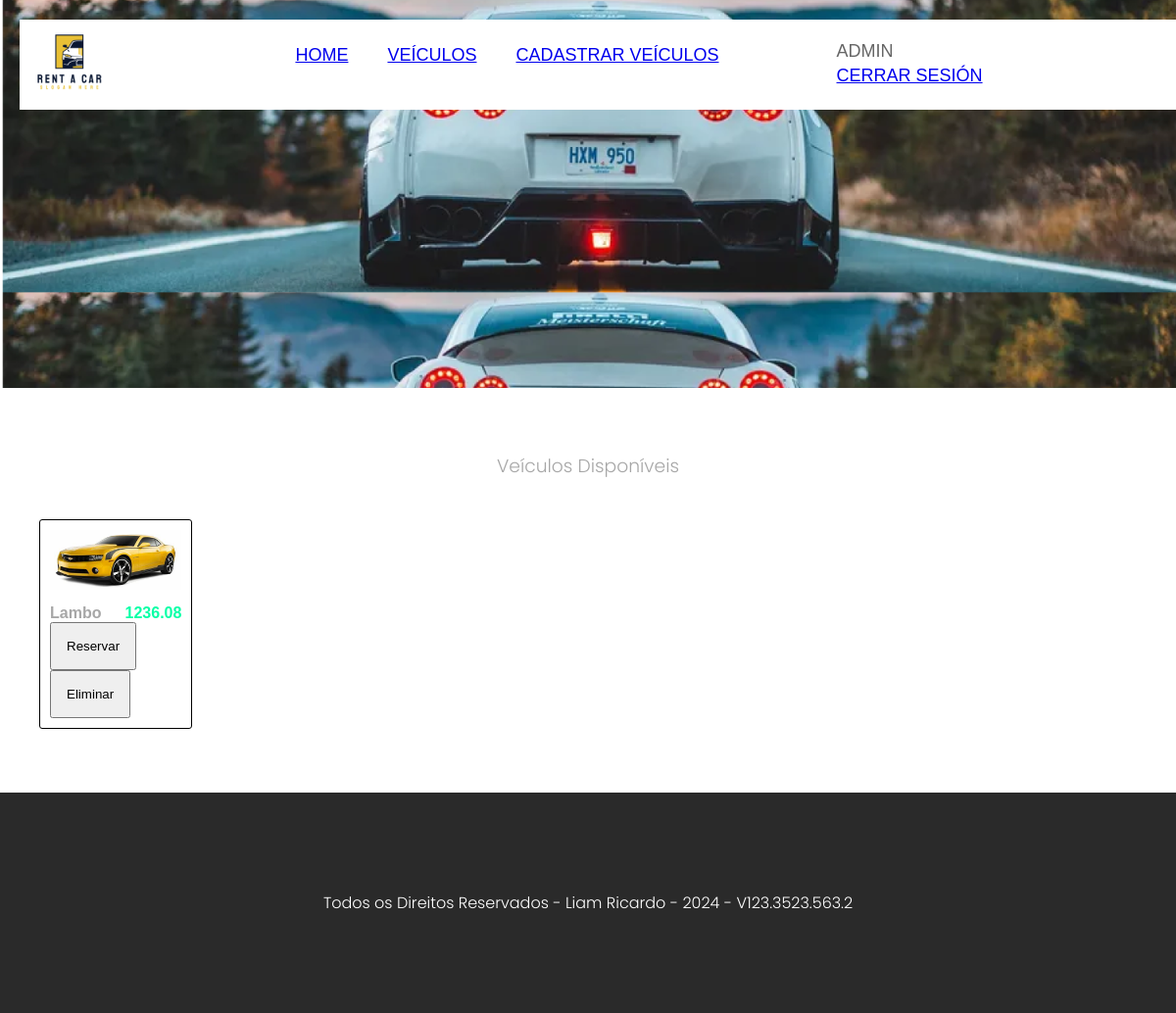
Screenshot of /veiculos (signed in) with the database file from the repository.
### app/models.py (models this page shows, shortened)
class Veicles(db.Model):
    __tablename__ = 'Veicles'
    id = db.Column(db.Integer ,primary_key=True)
    Marca = db.Column(db.String(80) , nullable=False)
    Modelo = db.Column(db.String(100) , nullable=False)
    Placa = db.Column(db.String(100), nullable=False)
    Valor = db.Column(db.Float, nullable=False)
    Img = db.Column(db.String(100), nullable=False)

### app/routes.py (the view)
@main.route('/veiculos')
def veiculos():
    veiculos_list = Veicles.query.all()
    return render_template('veiculos.html', veiculos=veiculos_list)

### app/templates/veiculos.html (shortened to what this page needs)
{% extends 'base.html' %}
{% block conte %}
<section id="content">
    <main id="main">
        <section id="Veiculos">
            <h1>Veículos Disponíveis</h1>
            <div class="listaVeiculos">
                {% for veiculo in veiculos %}
                <div class="blocosVeiculos">
                    <img src="/static/uploads/{{ veiculo.Img }}" alt="Imagem do veículo">
                    <div class="legenda">
                        <span class="nome">{{ veiculo.Marca }}</span>
                        <span class="preco">{{ veiculo.Valor }}</span>
                    </div>
                    <form action="/reservar/{{ veiculo.id }}" method="get">
                        <input type="submit" value="Reservar" class="btn-reservar">
                    </form>
                    {% if session['username'] == 'admin' %}
                    <form action="/eliminar/{{ veiculo.id }}" method="post" onsubmit="return confirm('¿Estás seguro de que deseas eliminar este vehículo?');">
                        <input type="submit" value="Eliminar" class="btn-eliminar">
                    </form>
                    {% endif %}
                </div>
                {% endfor %}
            </div>
        </section>
    </main>
</section>
{% endblock %}

### app/static/css/app.css (style rules this page uses)
* { margin: 0px;padding: 0px; font-family: Verdana, Geneva, Tahoma, sans-serif; }
:root { --verde: #07FFA6; --preto: #2A2A2A; --amarelo: #E9C035; --corTexto: #3A3A3A; --corNome: #A7A7A7; }
body, html { background-color: #fff !important; height: 100vh; }
#content { padding: 65px 40px; background-repeat: no-repeat; background-position: 0 0; }
#main { background-repeat: no-repeat; background-position: bottom left; }
#Veiculos h1 { color: var(--corNome); width: 100%; text-align: center; font-weight: 100; margin-bottom: 40px; font-family: "Poppins", sans-serif; font-weight: 300; font-style: normal; }
.listaVeiculos { display: flex;flex-direction: row;gap: 20px;flex-wrap: wrap; }
.blocosVeiculos { display: flex;flex-direction: column;padding: 10px;border:1px solid #000;border-radius:3px;width: 12%; }
.legenda { display: flex;flex-direction: row; justify-content: space-between; margin-top: 15px; }
.blocosVeiculos .preco { color: var(--verde); font-weight: 700; }
.blocosVeiculos .nome { color: var(--corNome); font-weight: 700; }
input { padding: 15px; }

### rows the page displays
Veicles: Img (picture), Marca "Lambo", Valor "1236.08"

### other values shown
{{ session['username'] }} "ADMIN"
